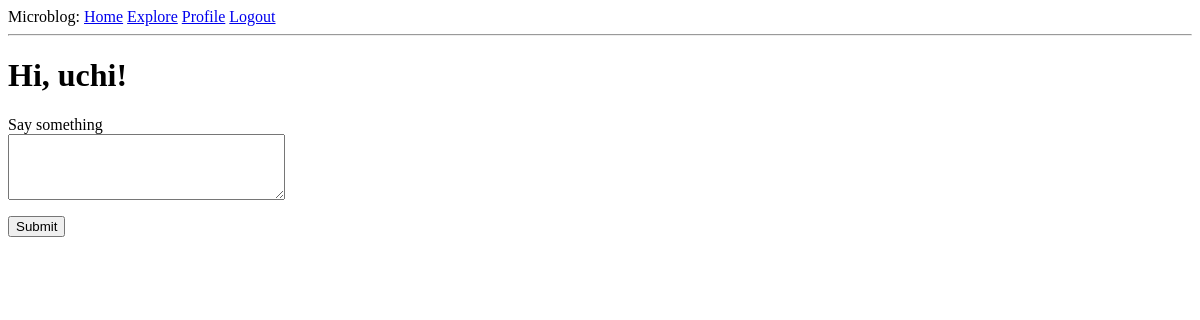
Before: /index (signed in) with the older database file.
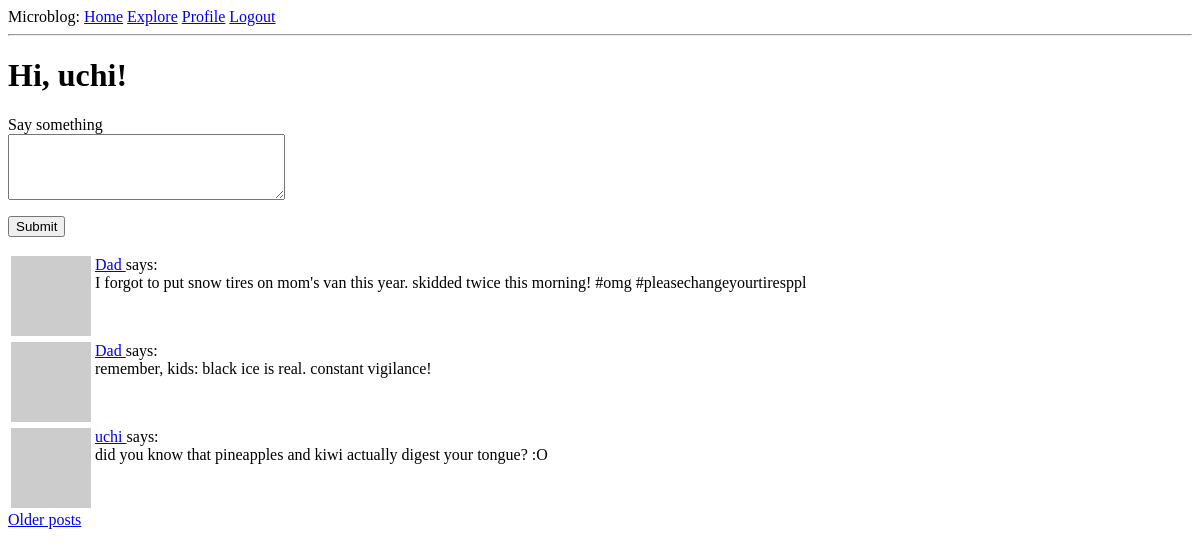
After: the same page with the newer database file.
### app/models.py (models this page shows, shortened)
class User(UserMixin, db.Model):
    id = db.Column(db.Integer, primary_key = True)
    username = db.Column(db.String(64), index = True, unique = True)
    email = db.Column(db.String(120), index = True, unique = True)
    password_hash = db.Column(db.String(128))
    posts = db.relationship("Post", backref = "author", lazy = "dynamic")
    about_me = db.Column(db.String(140))
    last_seen = db.Column(db.DateTime, default = datetime.utcnow)
    followed = db.relationship("User", secondary = followers,
    primaryjoin = (followers.c.follower_id == id),
    secondaryjoin = (followers.c.followed_id == id),
    backref = db.backref("followers", lazy = "dynamic"), lazy = "dynamic")
    def avatar(self, size):
        digest = md5(self.email.lower().encode("utf-8")).hexdigest()
        return "https://www.gravatar.com/avatar/{}?d=retro&s={}".format(digest, size)
    def followed_posts(self):
        followed = Post.query.join(followers,(
            followers.c.followed_id == Post.user_id)).filter(
            followers.c.follower_id == self.id)
        own = Post.query.filter(Post.user_id == self.id)
        return followed.union(own).order_by(Post.timestamp.desc())

class Post(db.Model):
    id = db.Column(db.Integer, primary_key = True)
    body = db.Column(db.String(140))
    timestamp = db.Column(db.DateTime, index = True, default = datetime.utcnow)
    user_id = db.Column(db.Integer, db.ForeignKey("user.id"))

### app/routes.py (the view)
@flaskApp.route("/", methods = ["GET", "POST"])
@flaskApp.route("/index", methods = ["GET", "POST"])
@login_required
def index():
    form = PostForm()
    if form.validate_on_submit():
        post = Post(body = form.post.data, author = current_user)
        db.session.add(post)
        db.session.commit()
        flash("Your post is now live!")
        return redirect(url_for("index"))
    page = request.args.get("page", 1, type = int)
    posts = current_user.followed_posts().paginate(page,
        flaskApp.config["POSTS_PER_PAGE"], False)
    next_url = url_for("index", page = posts.next_num) if posts.has_next else None
    prev_url = url_for("index", page = posts.prev_num) if posts.has_prev else None
    return render_template("index.html", title = "Home Page", form = form,
        posts = posts.items, next_url = next_url, prev_url = prev_url)

### app/forms.py
class PostForm(FlaskForm):
    post = TextAreaField("Say something", validators=[DataRequired(),
        Length(min=0, max=140)])
    submit = SubmitField("Submit")

### app/models.py (called while the page is built)
@login.user_loader
def load_user(id):
    return User.query.get(int(id))

### app/routes.py (called while the page is built)
@flaskApp.before_request
def before_request():
    if current_user.is_authenticated:
        current_user.last_seen = datetime.utcnow()
        db.session.commit()

### app/templates/index.html (shortened to what this page needs)
{% extends "base.html" %}
{% block content %}
    <h1>Hi, {{ current_user.username }}!</h1>
    {% if form %}
    <form action = "" method = "post">
        <p>
            {{ form.post.label }} <br>
            {{ form.post(cols=32, rows=4) }}<br>
        </p>
        <p>{{ form.submit() }}</p>
    </form>
    {% endif %}
    {% for post in posts %}
        {% include "_post.html" %}
    {% endfor %}
    {% if next_url %}
    <a href = "{{ next_url }}">Older posts</a>
    {% endif %}
{% endblock %}

### app/templates/base.html (shortened to what this page needs)
<html>
    <head>
    </head>
    <body>
        <div>
            Microblog:
            <a href= "{{ url_for('index') }}">Home</a>
            {% if current_user.is_anonymous %}
            <a href= "{{ url_for('login') }}">Login</a>
            {% else %}
            <a href="{{url_for('explore')}}">Explore</a>
            <a href="{{ url_for('user', username = current_user.username) }}">Profile</a>
            <a href= "{{ url_for('logout') }}">Logout</a>
            {% endif %}
        </div>
        <hr>
        {% block content %} {% endblock %}
    </body>
</html>

### app/templates/_post.html
<table>
    <tr valign = "top">
    <td><img src = "{{ post.author.avatar(36) }}"</td>
    <td><a href = "{{ url_for('user', username = post.author.username) }}">
        {{ post.author.username }}
        </a>
        says:<br>{{ post.body }}</td>
    </tr>
</table>

Changed rows visible on the page:
added Post: author.username "Dad", body "I forgot to put snow tires on mom's van this year. skidded twice this morning! #omg #pleasechangeyourtiresppl"
added Post: author.username "Dad", body "remember, kids: black ice is real. constant vigilance!"
added Post: author.username "uchi", body "did you know that pineapples and kiwi actually digest your tongue? :O"
Other visible differences:
text now shown: "Older posts"
